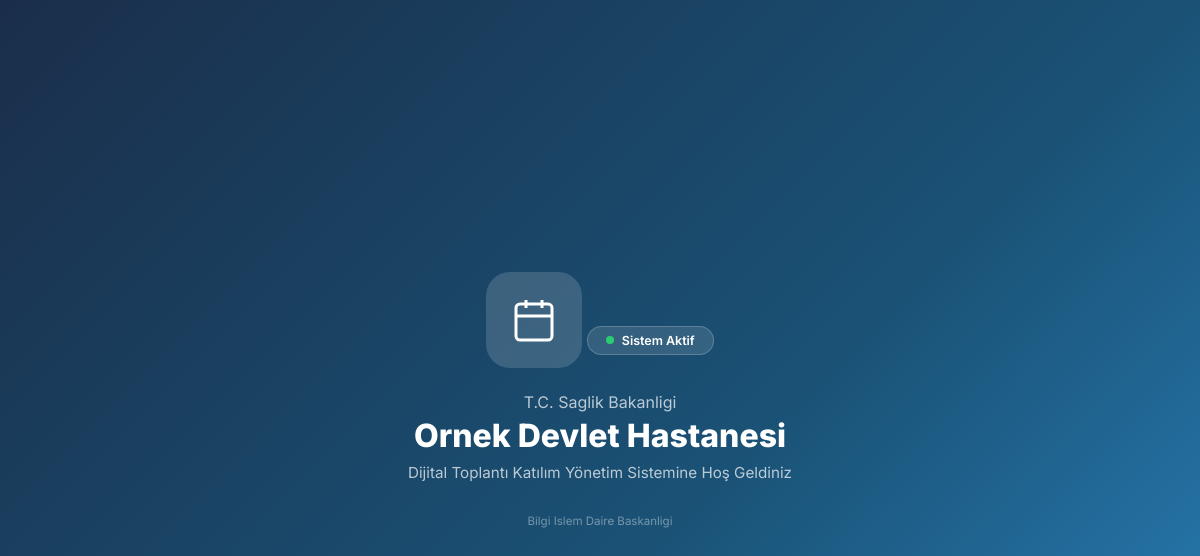
The page / on the database its author committed.
### tables this page shows
CREATE TABLE IF NOT EXISTS `settings` (
  `id`            int NOT NULL AUTO_INCREMENT,
  `setting_key`   varchar(100) NOT NULL,
  `setting_value` text,
  `updated_at`    timestamp     DEFAULT CURRENT_TIMESTAMP ON UPDATE CURRENT_TIMESTAMP,
  PRIMARY KEY (`id`),
  UNIQUE KEY `setting_key` (`setting_key`)
);

### html/config/database.php (called while the page is built, shortened)
<?php
function getDB(): PDO
{
    static $pdo = null;
    if ($pdo === null) {
        try {
            $dsn = sprintf(
                'mysql:host=%s;port=%s;dbname=%s;charset=utf8mb4',
                DB_HOST, DB_PORT, DB_NAME
            );
            $initCommand = implode('; ', [
                "SET NAMES utf8mb4 COLLATE utf8mb4_unicode_ci",
                "SET CHARACTER SET utf8mb4",
                "SET character_set_client     = utf8mb4",
                "SET character_set_connection = utf8mb4",
                "SET character_set_results    = utf8mb4",
                "SET collation_connection      = utf8mb4_unicode_ci",
                "SET time_zone                 = '+03:00'",
            ]);
            $pdo = new PDO($dsn, DB_USER, DB_PASS, [
                PDO::ATTR_ERRMODE              => PDO::ERRMODE_EXCEPTION,
                PDO::ATTR_DEFAULT_FETCH_MODE   => PDO::FETCH_ASSOC,
                PDO::ATTR_EMULATE_PREPARES     => false,
                PDO::MYSQL_ATTR_INIT_COMMAND   => $initCommand,
                PDO::MYSQL_ATTR_FOUND_ROWS     => true,
            ]);
        } catch (PDOException $e) {
            error_log('[DB] Baðlantý hatasý: ' . $e->getMessage());
            http_response_code(500);
            die('Veritabaný baðlantý hatasý. Lütfen daha sonra tekrar deneyin.');
        }
    }
    return $pdo;
}
function getSetting(string $key, string $default = ''): string
{
    try {
        $db   = getDB();
        $stmt = $db->prepare(
            'SELECT setting_value FROM settings WHERE setting_key = ? LIMIT 1'
        );
        $stmt->execute([$key]);
        $row = $stmt->fetch();
        return ($row !== false) ? (string) $row['setting_value'] : $default;
    } catch (Exception $e) {
        error_log('[getSetting] ' . $e->getMessage());
        return $default;
    }
}

### html/includes/lang.php (called while the page is built, shortened)
<?php
$LANG = [];
$LANG['dashboard_title']   = 'G' . chr(195).chr(182) . 'sterge Paneli';
$LANG['dashboard_sub']     = 'Dijital Toplant' . chr(196).chr(177) . ' Sistemi Genel G' . chr(195).chr(182) . 'r' . chr(195).chr(188) . 'n' . chr(195).chr(188) . 'm' . chr(195).chr(188);
$LANG['total_meeting']     = 'Toplam Toplant' . chr(196).chr(177);
$LANG['active_meeting']    = 'Aktif Toplant' . chr(196).chr(177);
$LANG['total_attendee']    = 'Toplam Kat' . chr(196).chr(177) . 'l' . chr(196).chr(177) . 'mc' . chr(196).chr(177);
$LANG['today_attendee']    = 'Bug' . chr(195).chr(188) . 'n Kat' . chr(196).chr(177) . 'l' . chr(196).chr(177) . 'm';
$LANG['staff_attendee']    = 'Personel Kat' . chr(196).chr(177) . 'l' . chr(196).chr(177) . 'm' . chr(196).chr(177);
$LANG['guest_attendee']    = 'Misafir Kat' . chr(196).chr(177) . 'l' . chr(196).chr(177) . 'm' . chr(196).chr(177);
$LANG['trend_title']       = 'Son 7 G' . chr(195).chr(188) . 'n - Toplant' . chr(196).chr(177) . ' Trendi';
$LANG['monthly_title']     = 'Ayl' . chr(196).chr(177) . 'k Toplant' . chr(196).chr(177) . ' Da' . chr(196).chr(159) . chr(196).chr(177) . 'l' . chr(196).chr(177) . 'm' . chr(196).chr(177);
$LANG['last_meetings']     = 'Son Toplant' . chr(196).chr(177) . 'lar';
$LANG['see_all']           = 'T' . chr(195).chr(188) . 'm' . chr(195).chr(188) . 'n' . chr(195).chr(188) . ' G' . chr(195).chr(182) . 'r';
$LANG['create_meeting']    = 'Toplant' . chr(196).chr(177) . ' Olu' . chr(197).chr(159) . 'tur';
$LANG['no_meeting']        = 'Hen' . chr(195).chr(188) . 'z toplant' . chr(196).chr(177) . ' olu' . chr(197).chr(159) . 'turulmam' . chr(196).chr(177) . chr(197).chr(159);
$LANG['col_meeting']       = 'TOPLANTI ADI';
$LANG['col_datetime']      = 'TAR' . chr(196).chr(176) . 'H / SAAT';
$LANG['col_location']      = 'KONUM';
$LANG['col_attendee']      = 'KATILIMCI';
$LANG['col_status']        = 'DURUM';
$LANG['col_action']        = chr(196).chr(176) . chr(197).chr(158) . 'LEM';
$LANG['detail']            = 'Detay';
$LANG['status_active']     = 'Aktif';
$LANG['status_completed']  = 'Tamamland' . chr(196).chr(177);
$LANG['status_cancelled']  = chr(196).chr(176) . 'ptal';
$LANG['nav_dashboard']     = 'G' . chr(195).chr(182) . 'sterge Paneli';
$LANG['nav_meetings']      = 'Toplant' . chr(196).chr(177) . 'lar';
$LANG['nav_create']        = 'Toplant' . chr(196).chr(177) . ' Olu' . chr(197).chr(159) . 'tur';
$LANG['nav_export']        = 'D' . chr(196).chr(177) . chr(197).chr(159) . 'a Aktar';
$LANG['nav_reports']       = 'Raporlar';
$LANG['nav_logs']          = 'Eri' . chr(197).chr(159) . 'im Loglar' . chr(196).chr(177);
$LANG['nav_settings']      = 'Ayarlar';
$LANG['nav_general']       = 'GENEL';
$LANG['nav_reporting']     = 'RAPORLAMA';
$LANG['nav_management']    = 'Y' . chr(195).chr(150) . 'NET' . chr(196).chr(176) . 'M';
$LANG['login_title']       = 'Y' . chr(195).chr(182) . 'netim Paneli';
$LANG['login_username']    = 'Kullan' . chr(196).chr(177) . 'c' . chr(196).chr(177) . ' Ad' . chr(196).chr(177);
$LANG['login_password']    = chr(197).chr(158) . 'ifre';
$LANG['login_btn']         = 'Giri' . chr(197).chr(159) . ' Yap';
$LANG['login_placeholder'] = 'Kullan' . chr(196).chr(177) . 'c' . chr(196).chr(177) . ' ad' . chr(196).chr(177) . 'n' . chr(196).chr(177) . 'z';
$LANG['login_error']       = 'Kullan' . chr(196).chr(177) . 'c' . chr(196).chr(177) . ' ad' . chr(196).chr(177) . ' veya ' . chr(197).chr(159) . 'ifre hatal' . chr(196).chr(177) . '!';
$LANG['login_empty']       = 'L' . chr(195).chr(188) . 'tfen t' . chr(195).chr(188) . 'm alanlar' . chr(196).chr(177) . ' doldurun.';
$LANG['settings_title']    = 'Sistem Ayarlar' . chr(196).chr(177);
$LANG['settings_sub']      = 'Kurum, LDAP ve g' . chr(195).chr(188) . 'venlik yap' . chr(196).chr(177) . 'land' . chr(196).chr(177) . 'rmas' . chr(196).chr(177);
$LANG['tab_hospital']      = 'Kurum Bilgileri';
$LANG['tab_ldap']          = 'LDAP / Active Directory';
$LANG['tab_password']      = chr(197).chr(158) . 'ifre De' . chr(196).chr(159) . 'i' . chr(197).chr(159) . 'tir';
$LANG['tab_users']         = 'Admin Kullan' . chr(196).chr(177) . 'c' . chr(196).chr(177) . 'lar';
$LANG['institution_name']  = 'Kurum Ad' . chr(196).chr(177);
$LANG['hospital_name_lbl'] = 'Hastane / Birim Ad' . chr(196).chr(177);
$LANG['footer_text_lbl']   = 'Footer Metni';
$LANG['logo_lbl']          = 'Kurum Logosu';
$LANG['remove_logo']       = 'Logoyu Kald' . chr(196).chr(177) . 'r';
$LANG['save']              = 'Kaydet';
$LANG['ldap_active']       = 'LDAP Aktif';
$LANG['ldap_desc']         = 'LDAP ile kimlik do' . chr(196).chr(159) . 'rulama kullan';
$LANG['ldap_host']         = 'LDAP Host (IP Adresi)';
$LANG['ldap_test']         = 'Ba' . chr(196).chr(159) . 'lant' . chr(196).chr(177) . 'y' . chr(196).chr(177) . ' Test Et';
$LANG['pass_current']      = 'Mevcut ' . chr(197).chr(158) . 'ifre';
$LANG['pass_new']          = 'Yeni ' . chr(197).chr(158) . 'ifre';

### html/index.php (the view, shortened to what this page needs)
<?php
require_once __DIR__ . '/config/database.php';
require_once __DIR__ . '/includes/lang.php';
$hospitalName    = getSetting('hospital_name',    'Dijital Toplanti Sistemi');
$institutionName = getSetting('institution_name', 'Kurum Adi');
$logoPath        = getSetting('logo_path', '');
$footerText      = getSetting('footer_text', '');
?>
<!DOCTYPE html>
<html lang="tr">
<head>
</head>
<body>
<div class="box">
  <?php if ($logoPath && file_exists('/var/www/html'.$logoPath)): ?>
    <img src="<?= htmlspecialchars($logoPath, ENT_QUOTES, 'UTF-8') ?>" alt="Logo" class="logo-img">
  <?php else: ?>
    <div class="logo-icon">
      <svg viewBox="0 0 24 24" width="48" height="48" fill="none" stroke="#fff" stroke-width="1.5">
        <rect x="3" y="4" width="18" height="18" rx="2"/>
        <line x1="16" y1="2" x2="16" y2="6"/>
        <line x1="8" y1="2" x2="8" y2="6"/>
        <line x1="3" y1="10" x2="21" y2="10"/>
      </svg>
    </div>
  <?php endif; ?>
  <div class="badge"><span class="dot"></span> <?= $LANG['system_active'] ?></div>
  <h1><?= htmlspecialchars($institutionName, ENT_QUOTES, 'UTF-8') ?></h1>
  <h2><?= htmlspecialchars($hospitalName, ENT_QUOTES, 'UTF-8') ?></h2>
  <p><?= $LANG['welcome_title'] ?></p>
  <div class="version"><?= htmlspecialchars($footerText, ENT_QUOTES, 'UTF-8') ?></div>
</div>
</body>
</html>

### html/index.php (style rules this page uses)
* { box-sizing:border-box;margin:0;padding:0 }
body { font-family:'Inter',sans-serif;background:linear-gradient(135deg,#1a2e4a 0%,#1a5276 60%,#2980b9 100%);min-height:100vh;display:flex;align-items:center;justify-content:center;color:#fff }
.box { text-align:center;max-width:560px;padding:32px }
.logo-icon { width:96px;height:96px;background:rgba(255,255,255,.15);border-radius:24px;display:inline-flex;align-items:center;justify-content:center;margin-bottom:24px }
h1 { font-size:1rem;font-weight:400;opacity:.7;margin-bottom:4px }
h2 { font-size:2rem;font-weight:800;margin-bottom:8px }
p { opacity:.7;font-size:.95rem;margin-bottom:32px }
.badge { display:inline-flex;align-items:center;gap:8px;background:rgba(255,255,255,.12);border:1px solid rgba(255,255,255,.2);border-radius:100px;padding:6px 18px;font-size:.78rem;font-weight:600;margin-bottom:24px }
.dot { width:8px;height:8px;background:#2ecc71;border-radius:50%;animation:pulse 1.5s infinite }
.version { opacity:.4;font-size:.72rem;margin-top:24px }

### rows shown on the page
settings: setting_value "T.C. Saglik Bakanligi"
settings: setting_value "Ornek Devlet Hastanesi"
settings: setting_value "Bilgi Islem Daire Baskanligi"

### other values the page prints
$LANG['system_active'] "Sistem Aktif"
$LANG['welcome_title'] "Dijital Toplantı Katılım Yönetim Sistemine Hoş Geldiniz"
